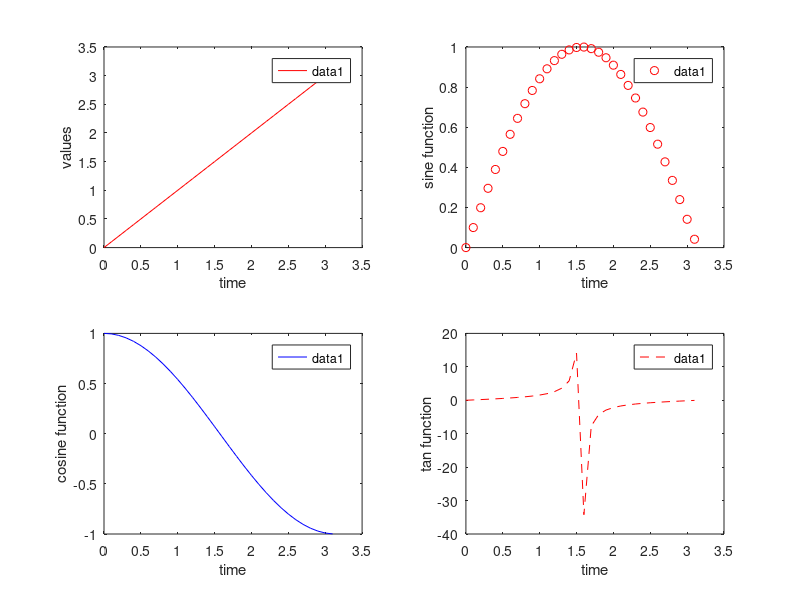

MATLAB code to generate this figure:

clc;
close all;
clearvars;



t = 0:0.1:pi;
y1 = t;
y2 = sin(t);
y3 = cos(t);
y4 = tan(t);

%subplot(m,n,p) m = div of heigt,n no .of division of width, p is the
%position of graph


figure(1)
subplot(2,2,1);
plot(t,y1,'r');
xlabel("time");
ylabel("values");
legend();

subplot(2,2,2);
plot(t,y2,'ro');
xlabel("time")
ylabel("sine function");
legend();


subplot(2,2,3);
plot(t,y3,'b');
xlabel("time")
ylabel("cosine function");
legend();



subplot(2,2,4);
plot(t,y4,'r--');
xlabel("time")
ylabel("tan function");
legend();



